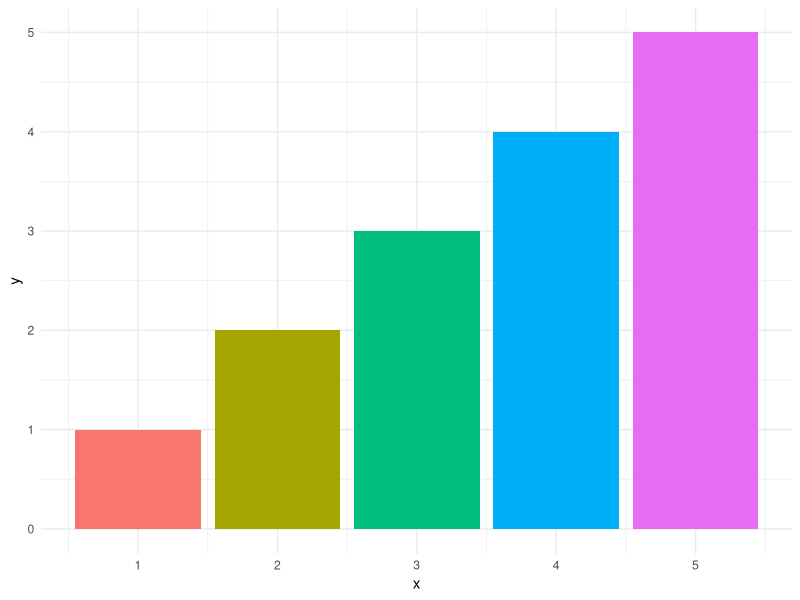

Reproduce this figure in R.
## ---- chunk 1
#| label: setup
#| message: false

# Load required packages
library(tidyverse)
## ---- chunk 2
#| label: remove-legend-1
data <- tibble(x = 1:5, y = 1:5)
ggplot(data, aes(x, y, fill = factor(x))) +
  geom_col() +
  guides(fill = "none") +
  theme_minimal()
